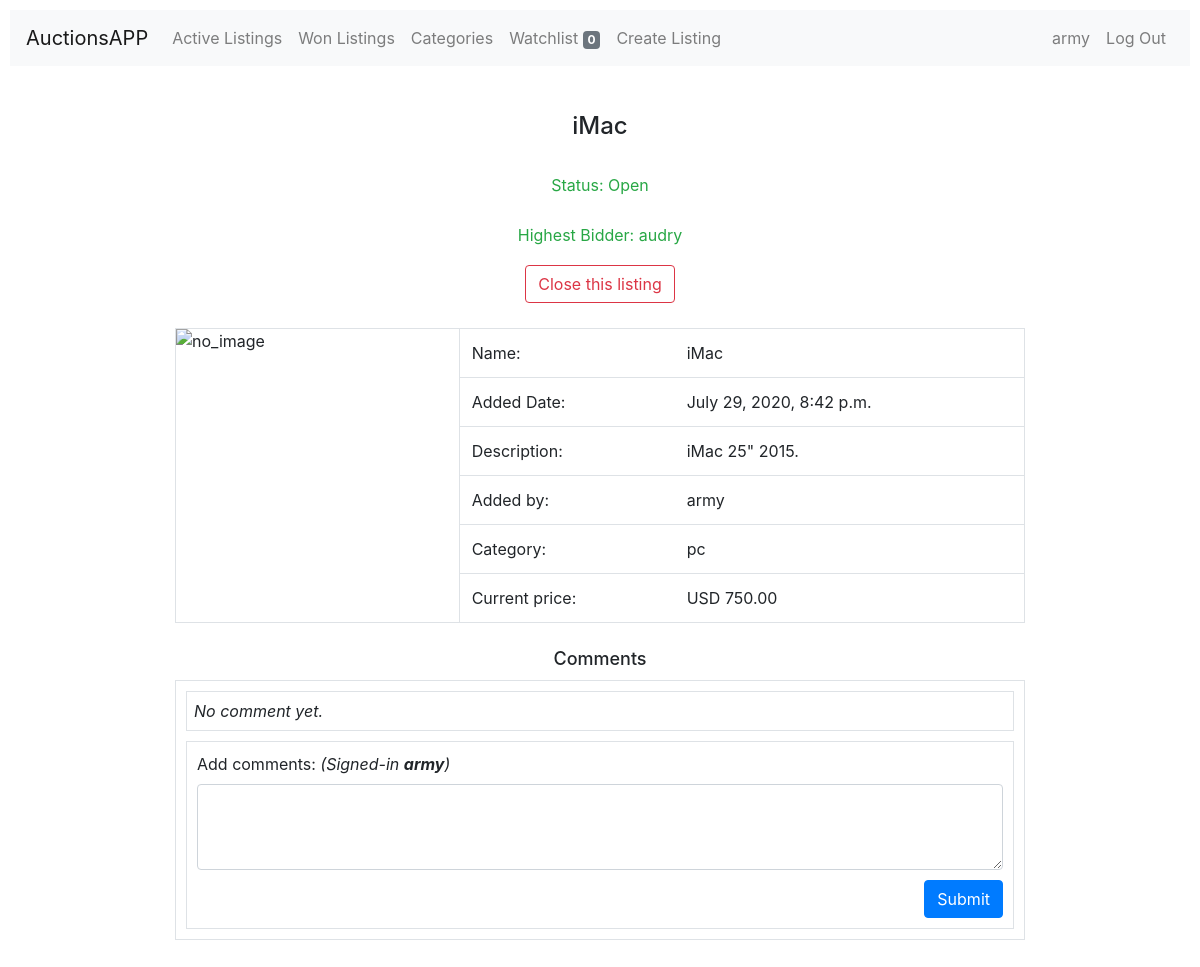
/listing/10/ (signed in), run on an earlier commit of the app's database.
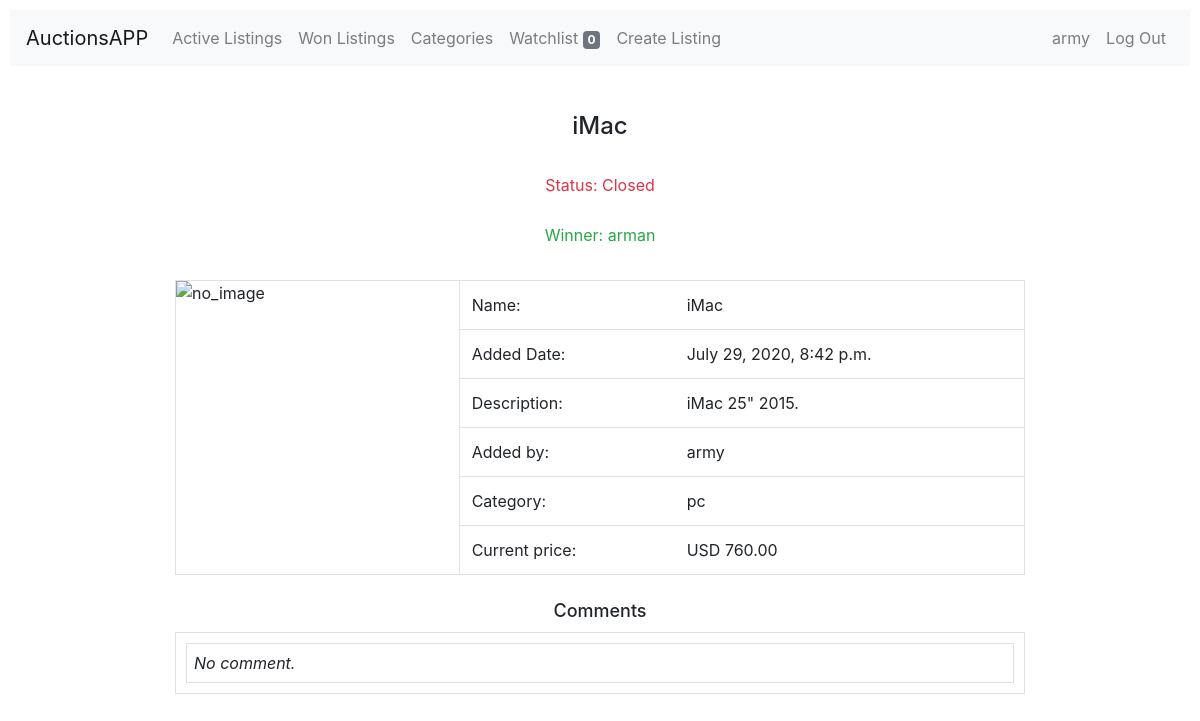
And on a later commit of the database.
### auctions/models.py (models this page shows, shortened)
class Listing(models.Model):
    title = models.CharField(max_length=30)
    desc = models.TextField()
    starting_bid = models.PositiveIntegerField()
    image = models.CharField(max_length=1000, blank=True)
    category = models.CharField(max_length=30, blank=True)
    creator = models.ForeignKey(User, on_delete=models.CASCADE, related_name="all_listings")
    active = models.BooleanField(default=True)
    created_at = models.DateTimeField(auto_now_add=True)
    last_bidder = models.ForeignKey(User, on_delete=models.CASCADE, blank=True, null=True)
    current_bid = models.PositiveIntegerField(blank=True, null=True)

class User(AbstractUser):
    def wlAmount(self):
        return len(self.wl_listings.filter(active="True"))

### auctions/views.py (the view)
# urls.py: path("listing/<int:listing_id>/", views.listing, name="listing"),
def listing(request, listing_id):
    wls = allWL(request, listing_id, active="NR")
    comments = Comments.objects.filter(listing=Listing.objects.get(id=listing_id))
    if len(wls) == 0:
        not_added = True
    else:
        not_added = False
    return render(request, "auctions/listing.html", {
        "listing": Listing.objects.filter(id=listing_id)[0],
        "not_added": not_added,
        "comments": comments,
    })

### auctions/views.py (called while the page is built)
def allWL(request, listing_id, active=True, active2=True):
    if not request.user.is_authenticated:
        return []
    else:
        if active == "NR":
            lists = Listing.objects.filter(id=listing_id)[0]
        else:
            lists = Listing.objects.filter(id=listing_id, active=active)[0]
        wls = Watchlist.objects.filter(
            creator = request.user,
            listing = lists,
            active = active2,
        )
        return wls

### auctions/templates/auctions/listing.html (shortened to what the changed rows need)
{% extends "auctions/layout.html" %}
{% block body %}
    <div class="container">
        <h2>{{listing.title}}</h2>
        {% if listing.active %}
            <div>
                <p class="text-success top_info">Status: Open</p>
            </div>
            {% if user.is_authenticated %}
                {% if user == listing.creator %}
                    {% if listing.last_bidder %}
                        <div>
                            <p class="text-success top_info">Highest Bidder: {{listing.last_bidder}}</p>
                        </div>
                    {% endif %}
                    <div class="wl">
                        <form action="{% url 'close' %}", method="post">
                            <button class="btn btn-outline-danger" type="submit" name="listing_id" value={{listing.id}}>Close this listing</button>
                        </form>
                    </div>
                {% endif %}
            {% endif %}
        {% else %}
            <div style="margin-bottom: 25px;">
                <div>
                    <p class="text-danger top_info">Status: Closed</p>
                </div>
                {% if user.is_authenticated %}
                    {% if user == listing.creator %}
                        <div>
                            {% if listing.last_bidder %}
                                <p class="text-success top_info">Winner: {{listing.last_bidder}}</p>
                            {% else %}
                                <p class="text-warning top_info">No winner</p>
                            {% endif %}
                        </div>
                    {% endif %}
                {% endif %}
            </div>
        {% endif %}
        <div class="row border instance_listing">
            <div class="col-4" style="padding: 10px;">
            </div>
            <div class="col-8 border-left" style="padding: 0;">
                <div class="scrollable">
                    <table class="table" style="margin-bottom: 0;">
                        <thead style="width: 100%;">
                            <tr>
                                <td scope="col">Name:</td>
                                <td scope="col" colspan="2">{{listing.title}}</td>
                            </tr>
                        </thead>
                        <tbody style="width: 100%;">
                            <tr>
                                <td>Added Date:</td>
                                <td colspan="2">{{listing.created_at}}</td>
                            </tr>
                            <tr>
                                <td>Description:</td>
                                <td colspan="2">{{listing.desc}}</td>
                            </tr>
                            <tr>
                                <td>Added by:</td>
                                <td colspan="2">{{listing.creator}}</td>
                            </tr>
                            {% if listing.category%}
                                <tr>
                                    <td>Category:</td>
                                    <td colspan="2">{{listing.category}}</td>
                                </tr>
                            {% endif %}
                            <tr>
                                <td>Current price:</td>
                                {% load humanize %}
                                <td colspan="2">USD {{listing.current_bid|floatformat:2|intcomma}}</td>
                            </tr>
                        </tbody>
                    </table>
                </div>
            </div>
        </div>
        <h3>Comments</h3>
        <div class="row border">
            <span class="border list_comments border-bottom-0 border-top-0">
                <table class="table table_comment" style="border-top: 0; margin-bottom: 0;">
                    <tbody>
                        {% for comment in comments %}
                            <tr class="border-bottom">
                                <td scope="col" style="width: 22%;">
                                    <small>[{{comment.created_at}}]</small>
                                </td>
                                <td scope="col">
                                    <strong>{{comment.creator.username}}</strong>: {{comment.acomment}}
                                </td>
                            </tr>
                        {% empty %}
                            <tr class="border-bottom">
                                <td scope="col" style="width: auto;">
                                    {% if listing.active %}
                                        <i>No comment yet.</i>
                                    {% else %}
                                        <i>No comment.</i>
                                    {% endif %}
                                </td>
                            </tr>
                        {% endfor %}
                    </tbody>
                </table>
            </span>
            {% if user.is_authenticated and listing.active %}
            <span class="border list_comments" style="margin-top: 0;" id="add_comment">
                <form action="{% url 'add_comment' %}" method="post">
                    <div class="form-group" style="margin: 10px;">
                        <label for="comments">Add comments: <i>(Signed-in <strong>{{user.username}}</strong>)</i></label>
                        <textarea class="form-control" id="comments" rows="3" name="comment"></textarea>
                    </div>
                    <button type="submit" class="btn btn-primary button_comment">Submit</button>
                </form>
            </span>
            {% endif %}
        </div>
    </div>
{% endblock %}

### auctions/templates/auctions/layout.html (shortened to what this page needs)
{% load static %}
<!DOCTYPE html>
<html lang="en">
    <head>
        <link rel="stylesheet" href="https://stackpath.bootstrapcdn.com/bootstrap/4.5.0/css/bootstrap.min.css">
        <link href="{% static 'auctions/styles.css' %}" rel="stylesheet">
    </head>
    <body>
        <nav class="navbar navbar-expand-lg navbar-light bg-light">
            <a class="navbar-brand" href="{% url 'index' %}">AuctionsAPP</a>
            <div class="navbar-collapse collapse" id="navbarSupportedContent">
                <ul class="navbar-nav mr-auto">
                    <li class="nav-item">
                        <a class="nav-link" href="{% url 'index' %}">Active Listings</a>
                    </li>
                    <li class="nav-item">
                        <a class="nav-link" href="{% url 'won' %}">Won Listings</a>
                    </li>
                    <li class="nav-item">
                        <a class="nav-link" href="{% url 'categories' %}">Categories</a>
                    </li>
                    <li class="nav-item">
                        <a class="nav-link" href="{% url 'watchlist' %}">Watchlist
                            {% if user.is_authenticated %}
                                <span class="badge badge-secondary">{{ user.wlAmount }}</span>
                            {% endif %}
                        </a>
                    </li>
                    <li class="nav-item">
                        <a class="nav-link" href="{% url 'create_listing' %}">Create Listing</a>
                    </li>
                </ul>
                <ul class="navbar-nav">
                    {% if user.is_authenticated %}
                    <li class="nav-item">
                        <a class="nav-link" href="{% url 'my_listings' %}">{{ user.username }}</a>
                    </li>
                    <li class="nav-item">
                        <a class="nav-link" href="{% url 'logout' %}">Log Out</a>
                    </li>
                    {% endif %}
                </ul>
            </div>
        </nav>
        <div class="main_content">
            {% block body %}
            {% endblock %}
        </div>
    </body>
</html>

What changed in the data, as far as the page shows it:
changed User "army": username "army" → (not shown)
changed Listing "iMac": active True → False (drawn); current_bid "750.00" → "760.00"; last_bidder "audry" → "arman"
Also different on the page:
text no longer shown: "Status: Open Highest Bidder: Close this listing No comment yet. Add comments: (Signed-in ) Submit"
text now shown: "Status: Closed Winner: No comment."
